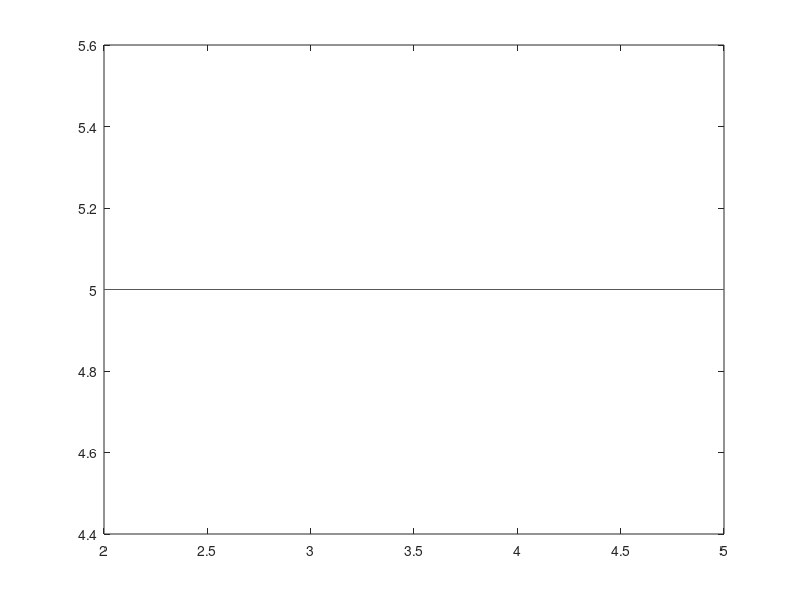
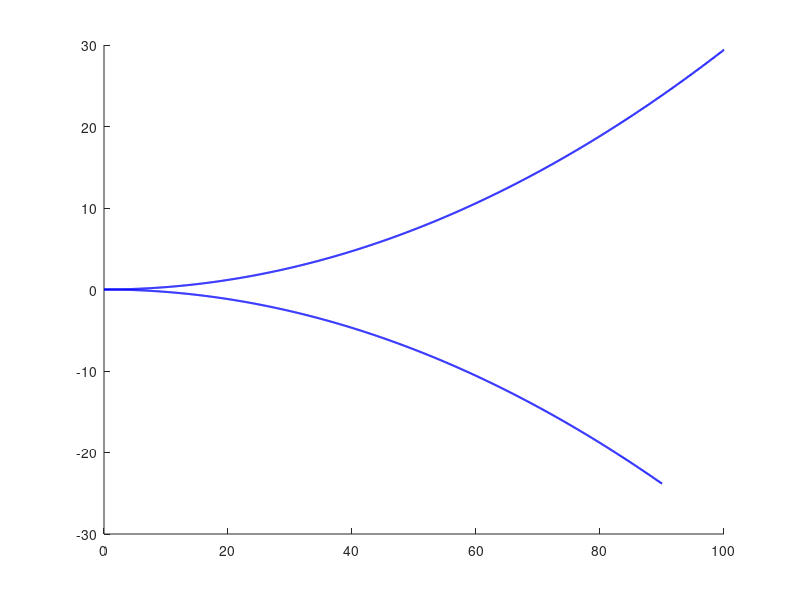

These figures' MATLAB source, in order: (Note: this script raises an error after producing the figures.)
clc
clear all

% Plotting the graph of velocity vs load factor

air_density = 1.225 ; 
wing_area = 0.424 ;
lift_coefficient = 0.5 ;
lift_coefficient_max = 1.8 ;
lift_coefficient_min = 1.2 ;
weight = 4.5*9.81 ;

velocity_stall = sqrt((2*weight)/(air_density*wing_area*lift_coefficient_max)) ;
velocity_cruise = sqrt((2*weight)/(air_density*wing_area*lift_coefficient)) ;

velocity_positive = 0:0.1:100 ;
velocity_negative = 0:0.1:90 ;

lift_positive = 0.5*air_density.*velocity_positive.^2*wing_area*lift_coefficient ;
lift_negative = -(0.5*air_density.*velocity_negative.^2*wing_area*lift_coefficient) ;

max_structural_load = 15 ;
min_structural_load = -10 ;

n_positive = lift_positive./weight ;
n_negative = lift_negative./weight ;

n_max = (0.5*air_density*velocity_cruise^2*wing_area*lift_coefficient_max)/(weight) ;
n_min = -(0.5*air_density*velocity_cruise^2*wing_area*lift_coefficient_min)/(weight) ; 


x_lim = [2,5] ;
y_value = 5 ;

figure(1) 
plot(x_lim,[y_value,y_value]) ;

figure(2)


hold on
plot(velocity_positive,n_positive,'b','LineWidth',1.5) ;
plot(velocity_negative,n_negative,'b','LineWidth',1.5) ;

yline(n_max,'b','LineWidth',1.5) ;
yline(n_min,'b','LineWidth',1.5) ;

yline(min_structural_load,'b','LineWidth',1.5) ;
yline(max_structural_load,'b','LineWidth',1.5) ;

grid on
xlabel('Velocity (ft/sec)') ;
ylabel('Load Factor (n)') ;
title('Load Factor vs Velocity') ;
